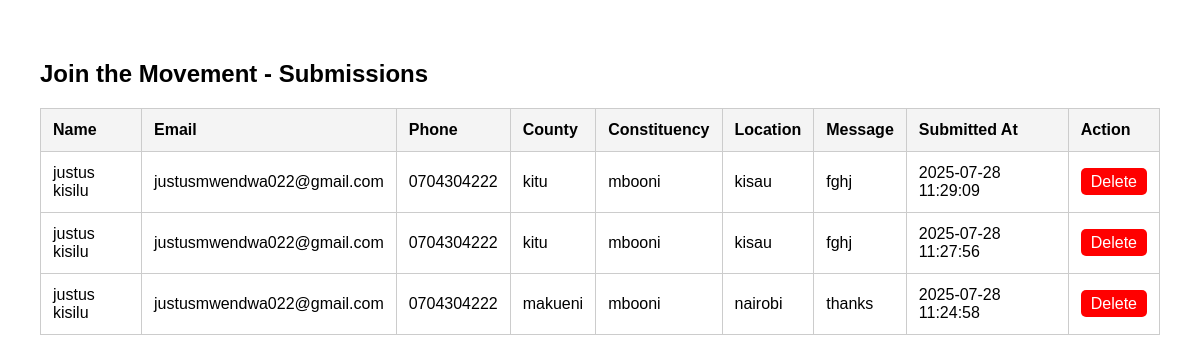
Screenshot of /admin/view.php (signed in) with the database file from the repository.
### tables this page shows
CREATE TABLE `join_requests` (
  `id` int(11) NOT NULL,
  `name` varchar(100) DEFAULT NULL,
  `email` varchar(100) DEFAULT NULL,
  `phone` varchar(20) DEFAULT NULL,
  `county` varchar(100) DEFAULT NULL,
  `constituency` varchar(100) DEFAULT NULL,
  `location` varchar(100) DEFAULT NULL,
  `message` text DEFAULT NULL,
  `submitted_at` timestamp NOT NULL DEFAULT current_timestamp()
);

### admin/view.php (the view, shortened to what this page needs)
<?php
$host = "localhost";
$user = "root";
$pass = "";
$dbname = "movementdb";
$conn = new mysqli($host, $user, $pass, $dbname);
$result = $conn->query("SELECT * FROM join_requests ORDER BY submitted_at DESC");
?>
<!DOCTYPE html>
<html>
<head>
</head>
<body>
  <h2>Join the Movement - Submissions</h2>
  <table>
    <tr>
      <th>Name</th>
      <th>Email</th>
      <th>Phone</th>
      <th>County</th>
      <th>Constituency</th>
      <th>Location</th>
      <th>Message</th>
      <th>Submitted At</th>
      <th>Action</th>
    </tr>
    <?php while($row = $result->fetch_assoc()): ?>
    <tr>
      <td><?= htmlspecialchars($row['name']) ?></td>
      <td><?= htmlspecialchars($row['email']) ?></td>
      <td><?= htmlspecialchars($row['phone']) ?></td>
      <td><?= htmlspecialchars($row['county']) ?></td>
      <td><?= htmlspecialchars($row['constituency']) ?></td>
      <td><?= htmlspecialchars($row['location']) ?></td>
      <td><?= nl2br(htmlspecialchars($row['message'])) ?></td>
      <td><?= $row['submitted_at'] ?></td>
      <td>
        <a class="delete-btn" href="view.php?delete_id=<?= $row['id'] ?>" onclick="return confirm('Are you sure you want to delete this entry?');">Delete</a>
      </td>
    </tr>
    <?php endwhile; ?>
  </table>
</body>
</html>

### admin/view.php (style rules this page uses)
body { font-family: Arial, sans-serif; padding: 2rem; }
h2 { margin-bottom: 20px; }
table { width: 100%; border-collapse: collapse; }
th, td { padding: 12px; border: 1px solid #ccc; text-align: left; }
th { background-color: #f4f4f4; }
.delete-btn { color: white; background: red; padding: 5px 10px; text-decoration: none; border-radius: 5px; }

### rows the page displays
join_requests: name "justus kisilu", email "justusmwendwa022@gmail.com", phone "0704304222", county "kitu", constituency "mbooni", location "kisau", message "fghj", submitted_at "2025-07-28 11:29:09"
join_requests: name "justus kisilu", email "justusmwendwa022@gmail.com", phone "0704304222", county "kitu", constituency "mbooni", location "kisau", message "fghj", submitted_at "2025-07-28 11:27:56"
join_requests: name "justus kisilu", email "justusmwendwa022@gmail.com", phone "0704304222", county "makueni", constituency "mbooni", location "nairobi", message "thanks", submitted_at "2025-07-28 11:24:58"
